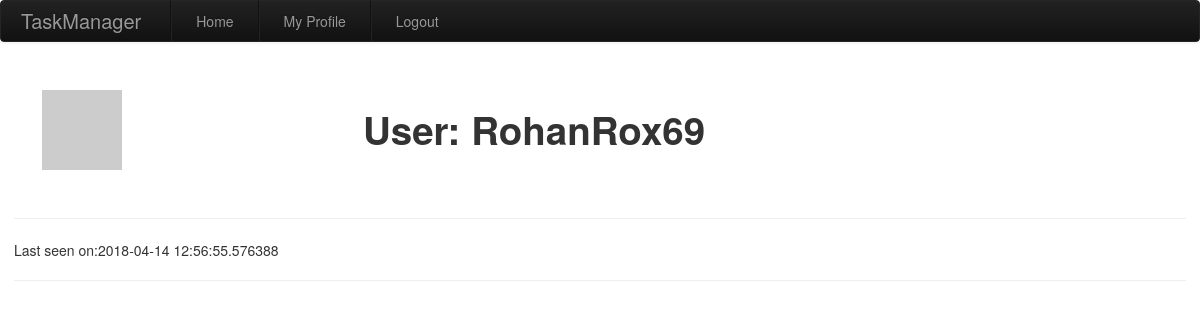
The app's page /user/RohanRox69/ (signed in), older data.
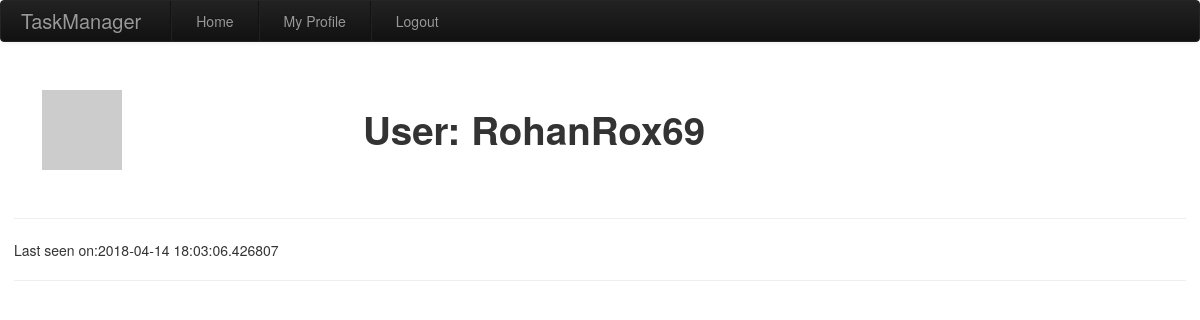
The same page, newer data.
### app/models.py (models this page shows, shortened)
class User(UserMixin, db.Model):
    id = db.Column(db.Integer, primary_key=True)
    name = db.Column(db.String(64), nullable=False)
    username = db.Column(db.String(64), index=True,
                         unique=True, nullable=False)
    password_hash = db.Column(db.String(128), nullable=False)
    email = db.Column(db.String(150), index=True, unique=True, nullable=False)
    about_me = db.Column(db.String(150))
    last_seen = db.Column(db.DateTime, default=datetime.utcnow)
    def avatar(self, size):
        digest = md5(self.email.lower().encode('utf-8')).hexdigest()
        return 'https://www.gravatar.com/avatar/{}?d=identicon&s={}'.format(digest, size)

### app/routes.py (the view)
@app.route('/user/<username>/')
@login_required
def user(username):
    user = User.query.filter_by(username=username).first_or_404()
    return render_template('user.html', user=user)

### app/models.py (called while the page is built)
@login.user_loader
def load_user(id):
    return User.query.get(int(id))

### app/routes.py (called while the page is built)
@app.before_request
def before_request():
    if current_user.is_authenticated:
        current_user.last_seen = datetime.utcnow()
        db.session.commit()

### app/templates/user.html (shortened to what this page needs)
{% extends "base.html" %}
{% block content %}
<div class="flex-container">
  <div class="flex-row-item-img">
    <img class="profile-pic" src= "{{ user.avatar(128) }}">
  </div>
  <div class="flex-row-item-txt">
    <h1>User: {{ user.username }}</h1>
  </div>
</div>
  <hr>
{% if user.last_seen %}<p>Last seen on:{{ user.last_seen }}</p>{%endif%}
<hr>
{% endblock %}

### app/templates/base.html (shortened to what this page needs)
<!DOCTYPE html>
<html lang="en">
  <head>
      <link href="{{url_for('static',filename='css/bootstrap-responsive.min.css')}}" rel="stylesheet">
      <link href="{{url_for('static',filename='css/bootstrap.min.css')}}" rel="stylesheet">
      <link href="{{url_for('static',filename='css/style.css')}}" rel="stylesheet">
  </head>
  <body>
  <div class="navbar navbar-inverse">
    <div class="navbar-inner">
      <a class="brand">TaskManager</a>
     <ul class="nav">
       <li class="divider-vertical"></li>
        <li >
          <a href="{{url_for('index')}}">Home</a>
        </li>
        <li class="divider-vertical"></li>
          {% if current_user.is_anonymous %}
        <li>
          <a href="{{url_for('login')}}">Login</a>
        </li>
          {% else %}
        <li>
          <a href="{{ url_for('user', username=current_user.username) }}">My Profile</a>
        </li>
        <li class="divider-vertical"></li>
        <li>
          <a href="{{ url_for('logout')}}">Logout</a>
        </li>
          {% endif %}
     </ul>
  </div>
  <div id="content">
    <br>
    {% block content %}{% endblock %}
  </div>
  </body>
</html>

### app/static/css/style.css (style rules this page uses)
.flex-container { display:flex; align-items: center; }
.flex-row-item-img { align-content: center; padding : 1em; margin: 1em; flex:1; }
.flex-row-item-txt { align-content: center; padding : 1em; margin: 1em; flex:3; }
#content { padding-left: 1em; padding-right: 1em; }

Row changes from the older to the newer data that the page shows:
changed User "RohanRox69": last_seen "2018-04-14 12:56:55.576388" → "2018-04-14 18:03:06.426807"
